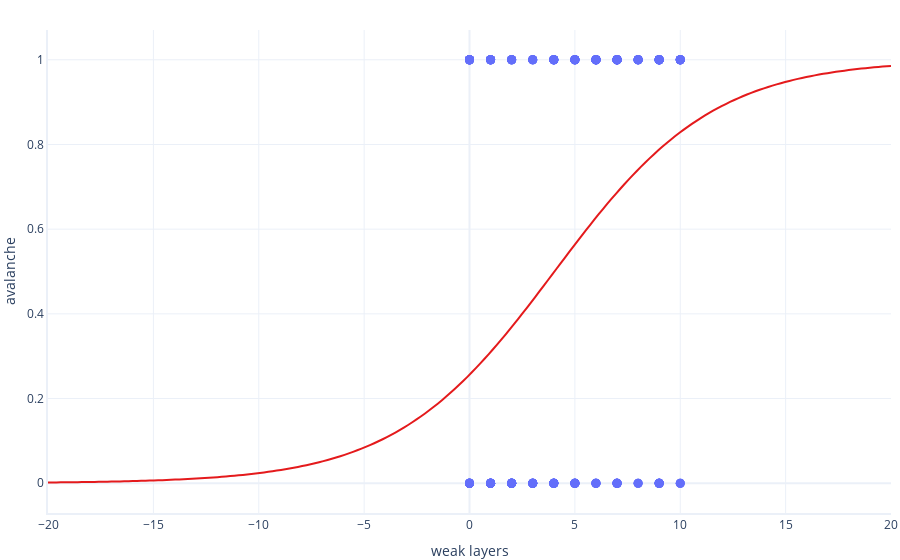

Notebook code cell kept with this figure:
### Markdown cell above
It's hard to see the s-shape of the trendline, because the number of weak layers of snow, and the likelihood of an avalanche, are only weakly related. If we zoom out, we can get a slightly better view:

### Code cell
graphings.scatter_2D(test, label_x = "weak_layers", label_y="avalanche", x_range=[-20,20], trendline=predict)
